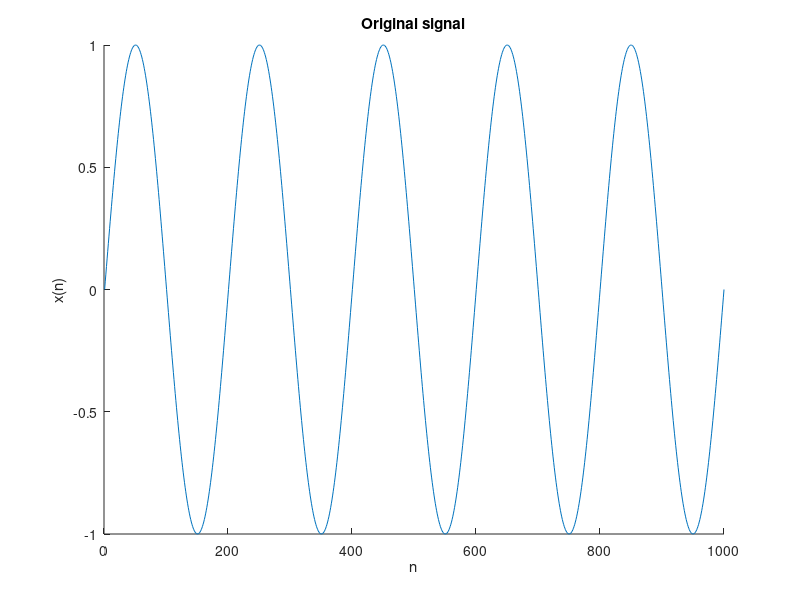

Write MATLAB code to recreate this figure. (Note: this script raises an error after producing the figure.)
% Test cases for the Unscented Kalman Filter
% By Matheus F. Moreno - 10/2020
% SMT/DEL/UFRJ - Escola Politecnica


%% Instantiating the input signal: a discrete sine wave
x = sin((0:1000) * pi / 100);
x = x(:);

figure
hold on
plot(1:length(x), x);
set(gca,'xlim',[0, length(x)]);
xlabel('n');
ylabel('x(n)');
title('Original signal');


%% UKF hyperparameters
%  They'll stay the same throughout the entire testing, for simplicity

n = 6;                                      % Delay size (max = n - 1)
p = 4;                                      % Number of terms in the poly

q = 0.1;                                    % "Inovation" for parameters
r = 0.5;                                    % Std of measurement
Q = q^2 * eye(n * p);                       % Covariance of process
R = r^2;                                    % Covariance of measurement

f = @(x)x;                                  % State equations


%% First case: filter estimation
filt = [-3, -2, -1, 1, 2, 3];
y_filt = fftfilt(filt, x);
N = length(y_filt);

% Creating the polynomial coefficients from the original signal
u_buffer = buffer(x, n, n - 1);
coefs = zeros(n * p, N);
for j = 0:p - 1,
    coefs(j*n + 1:j*n + n, :) = u_buffer .^ (2 * j + 1);
end;

s = repmat([zeros(n - 1, 1); 1], p, 1);     % Initial state
u = s + q * randn;                          % Initial state with noise
P = eye(n * p);                             % Initial state covraiance
uV = zeros(n * p, N);                       % Estimate for parameters
sV = zeros(n * p, N);                       % Actual parameters

% Estimating y_filt
y_filt_est = zeros(N, 1);
for k = 1:N,
    h = @(x)x' * coefs(:, k);               % Defining the observation function
    z = y_filt(k);                          % Measurement
    sV(:, k) = s;                           % Actual state (parameters)
    [u, P] = ukf(f, u, P, h, z, Q, R);      % ukf
    uV(:, k) = u;                           % Save estimate
    s = f(s) + q * randn(n * p, 1);         % Update process
    y_filt_est(k) = h(u);                   % Estimate filter value
end;

% Creating the filters
MSE = mean((y_filt - y_filt_est) .^ 2);
fprintf('MSE for filter estimation: %d\n', MSE);

% Plotting the filtered signal and the estimation
figure
hold on
plot(1:N, y_filt);
plot(1:N, y_filt_est, '--');
set(gca,'xlim',[0, N]);
xlabel('n');
ylabel('y(n), y_est(n)');
title('Unscented Kalman Filter for filter estimation');


%% Second case: one step prediction
y_pred = x(2:end);
x_pred = x(1:end - 1);
N = length(y_pred);

% Creating the polynomial coefficients from the original signal
u_buffer = buffer(x_pred, n, n - 1);
coefs = zeros(n * p, N);
for j = 0:p - 1,
    coefs(j*n + 1:j*n + n, :) = u_buffer .^ (2 * j + 1);
end;

s = repmat([zeros(n - 1, 1); 1], p, 1);     % Initial state
u = s + q * randn;                          % Initial state with noise
P = eye(n * p);                             % Initial state covraiance
uV = zeros(n * p, N);                       % Estimate for parameters
sV = zeros(n * p, N);                       % Actual parameters

% Estimating y_pred
y_pred_est = zeros(N, 1);
for k = 1:N,
    h = @(x)x' * coefs(:, k);               % Defining the observation function
    z = y_pred(k);                          % Measurement
    sV(:, k) = s;                           % Actual state (parameters)
    [u, P] = ukf(f, u, P, h, z, Q, R);      % ukf
    uV(:, k) = u;                           % Save estimate
    s = f(s) + q * randn;                   % Update process
    y_pred_est(k) = h(u);                   % Estimate filter value
end;

% Creating the filters
MSE = mean((y_pred - y_pred_est) .^ 2);
fprintf('MSE for one step prediction: %d\n', MSE);

figure
hold on
plot(1:N, y_pred);
plot(1:N, y_pred_est, '--');
set(gca,'xlim',[0, N]);
xlabel('n');
ylabel('y(n), y_est(n)');
title('Unscented Kalman Filter for one step prediction');


%% Third case: noisy filtered signal
filt = [-3, -2, -1, 1, 2, 3];
y_filt = fftfilt(filt, x);
N = length(y_filt);
y_noisy = y_filt + r * randn(N, 1);

% Creating the polynomial coefficients from the original signal
u_buffer = buffer(x, n, n - 1);
coefs = zeros(n * p, N);
for j = 0:p - 1,
    coefs(j*n + 1:j*n + n, :) = u_buffer .^ (2 * j + 1);
end;

s = repmat([zeros(n - 1, 1); 1], p, 1);     % Initial state
u = s + q * randn;                          % Initial state with noise
P = eye(n * p);                             % Initial state covraiance
uV = zeros(n * p, N);                       % Estimate for parameters
sV = zeros(n * p, N);                       % Actual parameters

% Estimating y_noisy
y_noisy_est = zeros(N, 1);
for k = 1:N,
    h = @(x)x' * coefs(:, k);               % Defining the observation function
    z = y_noisy(k);                         % Measurement
    sV(:, k) = s;                           % Actual state (parameters)
    [u, P] = ukf(f, u, P, h, z, Q, R);      % ukf
    uV(:, k) = u;                           % Save estimate
    s = f(s) + q * randn;                   % Update process
    y_noisy_est(k) = h(u);                  % Estimate filter value
end;

MSE = mean((y_filt - y_noisy_est) .^ 2);
fprintf('MSE for noisy filtered signal: %d\n', MSE);

figure
subplot(1,2,1);
hold on
plot(1:N, x);
plot(1:N, y_noisy);
set(gca,'xlim',[0, N]);
xlabel('n');
ylabel('x(n), y(n) + w(n)');
title('Filtered signal with noise');
subplot(1,2,2)
hold on
plot(1:N, y_filt);
plot(1:N, y_noisy_est, '--');
set(gca,'xlim',[0, N]);
xlabel('n');
ylabel('y(n), y_est(n)');
title('Unscented Kalman Filter for filtered signal noise reduction');


%% Fourth case: nonlinear filter
y_nonl = zeros(length(x), 1);
N = length(x);
x0 = 0;
x_m1 = 0;
y0 = 0;

% Creating a very weird nonlinear filter
for i = 1:N,
    y_nonl(i) = sin(abs(x(i))^(1/2)) * exp(x0 + x_m1) + cos(y0);
    x_m1 = x0;
    x0 = x(i);
    y0 = y_nonl(i);
end;

% Creating the polynomial coefficients from the original signal
u_buffer = buffer(x, n, n - 1);
coefs = zeros(n * p, N);
for j = 0:p - 1,
    coefs(j*n + 1:j*n + n, :) = u_buffer .^ (2 * j + 1);
end;

s = repmat([zeros(n - 1, 1); 1], p, 1);     % Initial state
u = s + q * randn;                          % Initial state with noise
P = eye(n * p);                             % Initial state covraiance
uV = zeros(n * p, N);                       % Estimate for parameters
sV = zeros(n * p, N);                       % Actual parameters

% Estimating y_nonl
y_nonl_est = zeros(N, 1);
for k = 1:N,
    h = @(x)x' * coefs(:, k);               % Defining the observation function
    z = y_nonl(k);                          % Measurement
    sV(:, k) = s;                           % Actual state (parameters)
    [u, P] = ukf(f, u, P, h, z, Q, R);      % ukf
    uV(:, k) = u;                           % Save estimate
    s = f(s) + q * randn;                   % Update process
    y_nonl_est(k) = h(u);                   % Estimate filter value
end;

MSE = mean((y_nonl - y_nonl_est) .^ 2);
fprintf('MSE for nonlinear prediction: %d\n', MSE);

figure
hold on
plot(1:N, y_nonl);
plot(1:N, y_nonl_est, '--');
set(gca,'xlim',[0, N]);
xlabel('n');
ylabel('y(n), y_est(n)');
title('Unscented Kalman Filter for nonlinear prediction');


%% Fifth case: noisy nonlinear filter
y_nnl = zeros(length(x), 1);
N = length(x);
x0 = 0;
x_m1 = 0;
y0 = 0;

% Creating a very weird nonlinear filter
for i = 1:N,
    y_nnl(i) = sin(abs(x(i))^(1/2)) * exp(x0 + x_m1) + cos(y0);
    x_m1 = x0;
    x0 = x(i);
    y0 = y_nnl(i);
end;

y_nonl = y_nnl;
y_nnl = y_nnl + r * randn(N, 1);

% Creating the polynomial coefficients from the original signal
u_buffer = buffer(x, n, n - 1);
coefs = zeros(n * p, N);
for j = 0:p - 1,
    coefs(j*n + 1:j*n + n, :) = u_buffer .^ (2 * j + 1);
end;

s = repmat([zeros(n - 1, 1); 1], p, 1);     % Initial state
u = s + q * randn;                          % Initial state with noise
P = eye(n * p);                             % Initial state covraiance
uV = zeros(n * p, N);                       % Estimate for parameters
sV = zeros(n * p, N);                       % Actual parameters

% Estimating y_nonl
y_nonl_est = zeros(N, 1);
for k = 1:N,
    h = @(x)x' * coefs(:, k);               % Defining the observation function
    z = y_nnl(k);                           % Measurement
    sV(:, k) = s;                           % Actual state (parameters)
    [u, P] = ukf(f, u, P, h, z, Q, R);      % ukf
    uV(:, k) = u;                           % Save estimate
    s = f(s) + q * randn;                   % Update process
    y_nonl_est(k) = h(u);                   % Estimate filter value
end;

MSE = mean((y_nonl - y_nonl_est) .^ 2);
fprintf('MSE for nonlinear noisy prediction: %d\n', MSE);

figure
subplot(1,2,1);
hold on
plot(1:N, x);
plot(1:N, y_nnl);
set(gca,'xlim',[0, N]);
xlabel('n');
ylabel('x(n), y(n) + w(n)');
title('Filtered signal with noise');
subplot(1,2,2)
hold on
plot(1:N, y_nonl);
plot(1:N, y_nonl_est, '--');
set(gca,'xlim',[0, N]);
xlabel('n');
ylabel('y(n), y_est(n)');
title('Unscented Kalman Filter for nonlinear noisy prediction');
